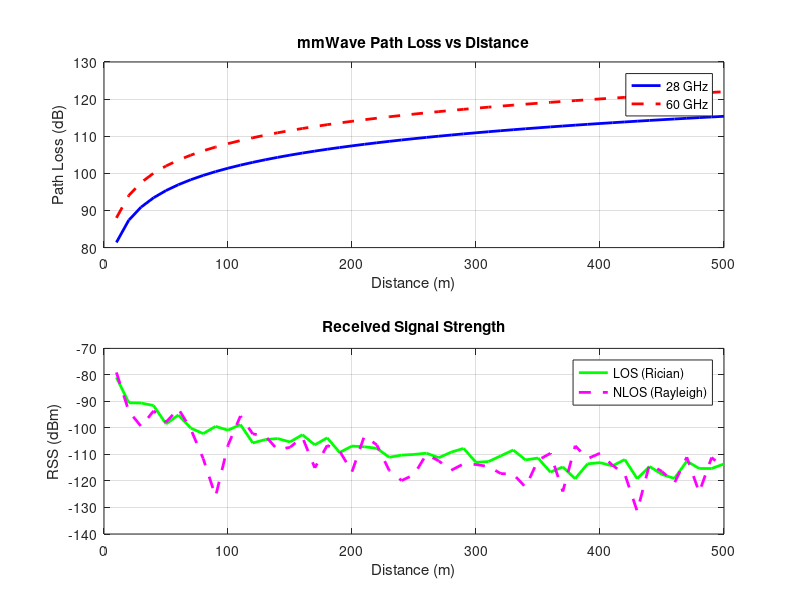

This chart was generated by the following MATLAB code:
clc;
clear;
close all;

%% ---------------- PARAMETERS ----------------

c = 3e8;                          % Speed of light
d = 10:10:500;                    % Distance range (m)

f1 = 28e9;                        % 28 GHz
f2 = 60e9;                        % 60 GHz

Pt = 0;                           % Transmit power (dBm)

%% ---------------- PATH LOSS MODEL ----------------

% Free Space Path Loss (FSPL)

PL_28 = 20*log10(4*pi*d*f1/c);
PL_60 = 20*log10(4*pi*d*f2/c);

% Received Signal Strength
RSS_28 = Pt - PL_28;
RSS_60 = Pt - PL_60;

%% ---------------- MULTIPATH FADING ----------------

% LOS Channel -> Rician Fading
K = 10;

rician_fading = sqrt(K/(K+1)) + ...
    sqrt(1/(K+1)) * ...
    (randn(size(d)) + 1i*randn(size(d)))/sqrt(2);

rician_dB = 20*log10(abs(rician_fading));

% NLOS Channel -> Rayleigh Fading
rayleigh_fading = ...
    (randn(size(d)) + 1i*randn(size(d)))/sqrt(2);

rayleigh_dB = 20*log10(abs(rayleigh_fading));

% Received signals with fading
RSS_LOS = RSS_28 + rician_dB;
RSS_NLOS = RSS_28 + rayleigh_dB;

%% ---------------- DISPLAY RESULTS ----------------

fprintf('Path Loss at 28 GHz for 100m = %.2f dB\n', ...
    20*log10(4*pi*100*f1/c));

fprintf('Path Loss at 60 GHz for 100m = %.2f dB\n', ...
    20*log10(4*pi*100*f2/c));

%% ---------------- PLOTTING ----------------

figure;

% Path Loss Comparison
subplot(2,1,1);

plot(d, PL_28, 'b', 'LineWidth', 2);
hold on;

plot(d, PL_60, 'r--', 'LineWidth', 2);

title('mmWave Path Loss vs Distance');
xlabel('Distance (m)');
ylabel('Path Loss (dB)');

legend('28 GHz','60 GHz');

grid on;

% LOS vs NLOS Comparison
subplot(2,1,2);

plot(d, RSS_LOS, 'g', 'LineWidth', 2);
hold on;

plot(d, RSS_NLOS, 'm--', 'LineWidth', 2);

title('Received Signal Strength');
xlabel('Distance (m)');
ylabel('RSS (dBm)');

legend('LOS (Rician)','NLOS (Rayleigh)');

grid on;
